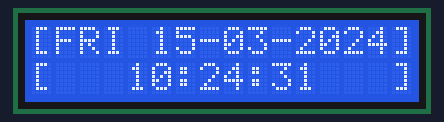
The sketch below on a simulated ESP8266 (NodeMCU). Parts: 16×2 character LCD. WiFi joins after 1.5 s; servers stay silent unless stated; network time is answered at once with the bench clock; the local clock reads 2024-03-15 10:24:30 at power-on unless the sketch sets it; what the sketch prints to the serial monitor is not drawn.

Above: at 1.7 s.
At 5.8 s:
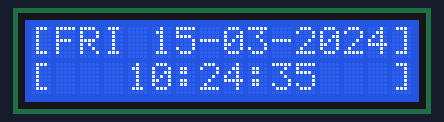
At 11.0 s:
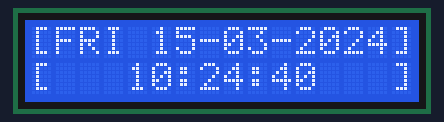
At 20.3 s:
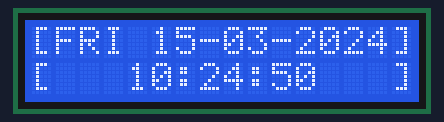
At 29.6 s:
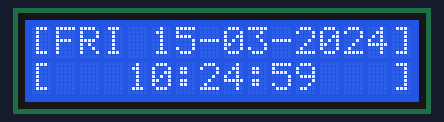
At 38.9 s:
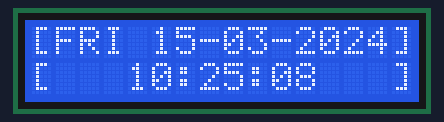

Measured:
- what the display in image 0 shows lasts 1.1 s, from 1.6 s to 2.7 s

The sketch:

emb9-3.ino
```cpp
#include <LiquidCrystal_I2C.h>
#include <DS1302.h>
#include <time.h>
#include <ESP8266WiFi.h>
#include <WiFiUdp.h>
#include <NTPClient.h>

int RST = 15;
int DAT = 13;
int CLK = 12;
int lcdSda = 4;
int lcdScl = 5;

char* ssid       = "olleh_WiFi_306D"; //와이파이 SSID
const char* password   = "0000003898";  //와이파이 패스워드
const char* ntpServer  = "kr.pool.ntp.org";

//3200초는 1시간, 우리나라는 GMT+9 이므로 3600초x9 = 32400 해 줌
const long  gmtOffset_sec = 32400;

DS1302 rtc(RST,DAT,CLK);
LiquidCrystal_I2C lcd(0x27, 16, 2);

int curr_wday = 0;

int wday_convert[7] = {7,1,2,3,4,5,6};
String DOW[7] = {"SUN", "MON", "TUE", "WED", "THU", "FRI", "SAT"};
WiFiUDP udp;
NTPClient timeClient(udp, ntpServer, gmtOffset_sec);

void setup() {
 Serial.begin(9600);

 WiFi.begin(ssid, password);
 while (WiFi.status() != WL_CONNECTED)
 {
   delay(500);
   Serial.println(".");
 }
 // 접속성공!
 Serial.println();
 Serial.println("Connected WiFi");
 //사용하는 ip출력
 Serial.println(WiFi.localIP());
 Serial.println();

 timeClient.begin();
 timeClient.update();
 unsigned long epochTime = timeClient.getEpochTime();
 time_t t = static_cast<time_t>(epochTime);
 struct tm *timeinfo = gmtime(&t);

 rtc.halt(false);
 rtc.writeProtect(false);
 rtc.setTime(timeinfo->tm_hour, timeinfo->tm_min, timeinfo->tm_sec);
 rtc.setDate(timeinfo->tm_mday, timeinfo->tm_mon+1, timeinfo->tm_year+1900);
 rtc.setDOW(wday_convert[timeinfo->tm_wday]);
 curr_wday = timeinfo->tm_wday;
 rtc.writeProtect(true);

 lcd.begin();
 lcd.backlight();
 lcd.print("ChiHyeon Lee");
 Serial.println("Booting Procedure Comp.");
}

void loop() {
 // Send Day-of-Week
 Serial.print(DOW[curr_wday]);
 Serial.print(" ");
 // Send date
 Serial.print(rtc.getDateStr(2,1,'-'));
 Serial.print(" -- ");
 Serial.println(rtc.getTimeStr());
 // Wait one second before repeating :)

 lcd.setCursor(0,0);
 lcd.print("[");
 lcd.print(DOW[curr_wday]);
 lcd.print(" ");
 lcd.print(rtc.getDateStr(2,1,'-'));
 lcd.print("]");
 lcd.setCursor(0,1);
 lcd.print("[   ");
 lcd.print(rtc.getTimeStr());
 lcd.print("   ]");

 delay (1000);
}
```
